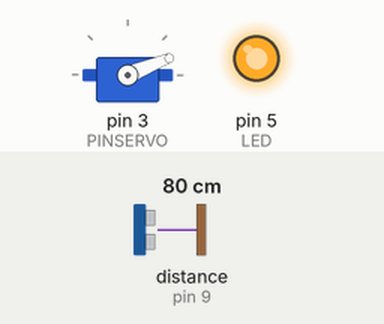
Bench run of a sketch on a simulated Arduino Uno, built with avr-gcc and run on an emulated ATmega328P. On the bench: servo, output pins drawn as LEDs (lit = HIGH). Wiring (inferred from the names in the program): ultrasonic range finder: trigger pin 10; echo pin 9. Dashed ring = blinking. The inputs (shaded band) are chosen by the test bench; at power-on: distance to the obstacle (sensor on pin 9) 80 cm. The echo pulse lasts 58.3 µs per cm; pins used as bus, display or sensor lines are not drawn.

Above: at 1.8 s.
1.9 s: distance to the obstacle (sensor on pin 9) set to 18 cm
At 2.91 s:
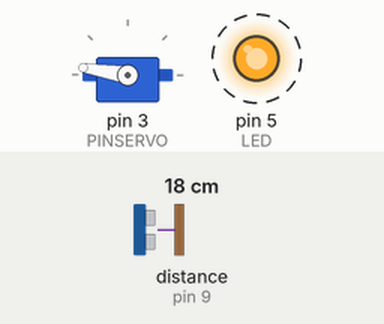
5.4 s: distance to the obstacle (sensor on pin 9) set to 60 cm
At 6.9 s:
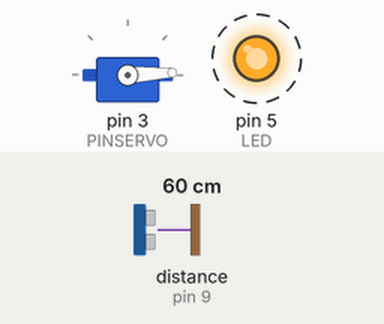
8.9 s: distance to the obstacle (sensor on pin 9) set to 299 cm
At 14.1 s:
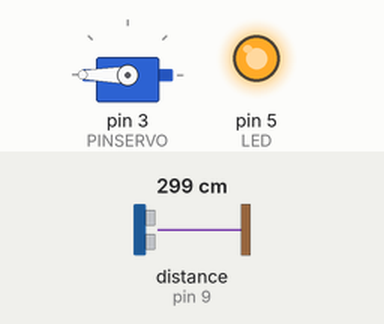
Timing chart, 0 to 17.8 s (numbered marks = the images above; inputs shaded):
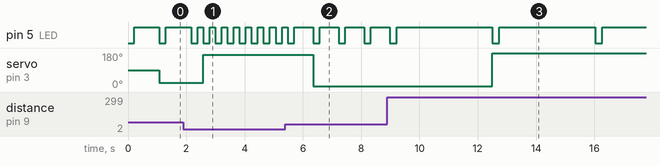

Measured:
- after the input at 1.9 s, pin 5 (LED): alternates HIGH for 0.19 s and LOW for 0.22 s, starting after 0.69 s; servo on pin 3 (PINSERVO): 22° → 171° after 0.69 s
- after the input at 5.4 s, pin 5 (LED): alternates HIGH for 0.65 s and LOW for 0.23 s, starting after 0.95 s; servo on pin 3 (PINSERVO): 171° → 3° after 0.95 s
- after the input at 8.9 s, pin 5 (LED): alternates HIGH for 3.3 s and LOW for 0.24 s, starting after 3.6 s; servo on pin 3 (PINSERVO): 3° → 180° after 3.6 s

The sketch:

PruebaDayOne.ino
```cpp
#include <Servo.h>
/*
Este rpograma hace que mientras mas cerca este un objeto del sensor, el servo, se mueva de direccion
*/

Servo servo1;

int TRIG = 10;
int ECHO = 9;
int PINSERVO = 3;
int DURACION;
int DISTANCIA;
int PULSOMIN = 550;
int PULSOMAX = 2500;
int ANGULO = 0;
int LED = 5;

void setup() {
  servo1.attach(PINSERVO, PULSOMIN, PULSOMAX);
  pinMode(TRIG, OUTPUT);
  pinMode(ECHO, INPUT);
  pinMode(LED, OUTPUT);
}

void loop() {

  digitalWrite(TRIG, HIGH);
  delay(1);
  digitalWrite(TRIG, LOW);

  DURACION = pulseIn(ECHO, HIGH);
  DISTANCIA = DURACION / 52.8;

  delay(200);

  if(DISTANCIA > 5){

    digitalWrite(LED, HIGH);
    delay(DISTANCIA * 10);
    digitalWrite(LED, LOW);

  } else if(DISTANCIA <= 5){
    digitalWrite(LED, HIGH);
  }

  ANGULO = map(DISTANCIA, 0, 20, 0, 180);

  servo1.write(ANGULO);
  delay(20);

}
```
